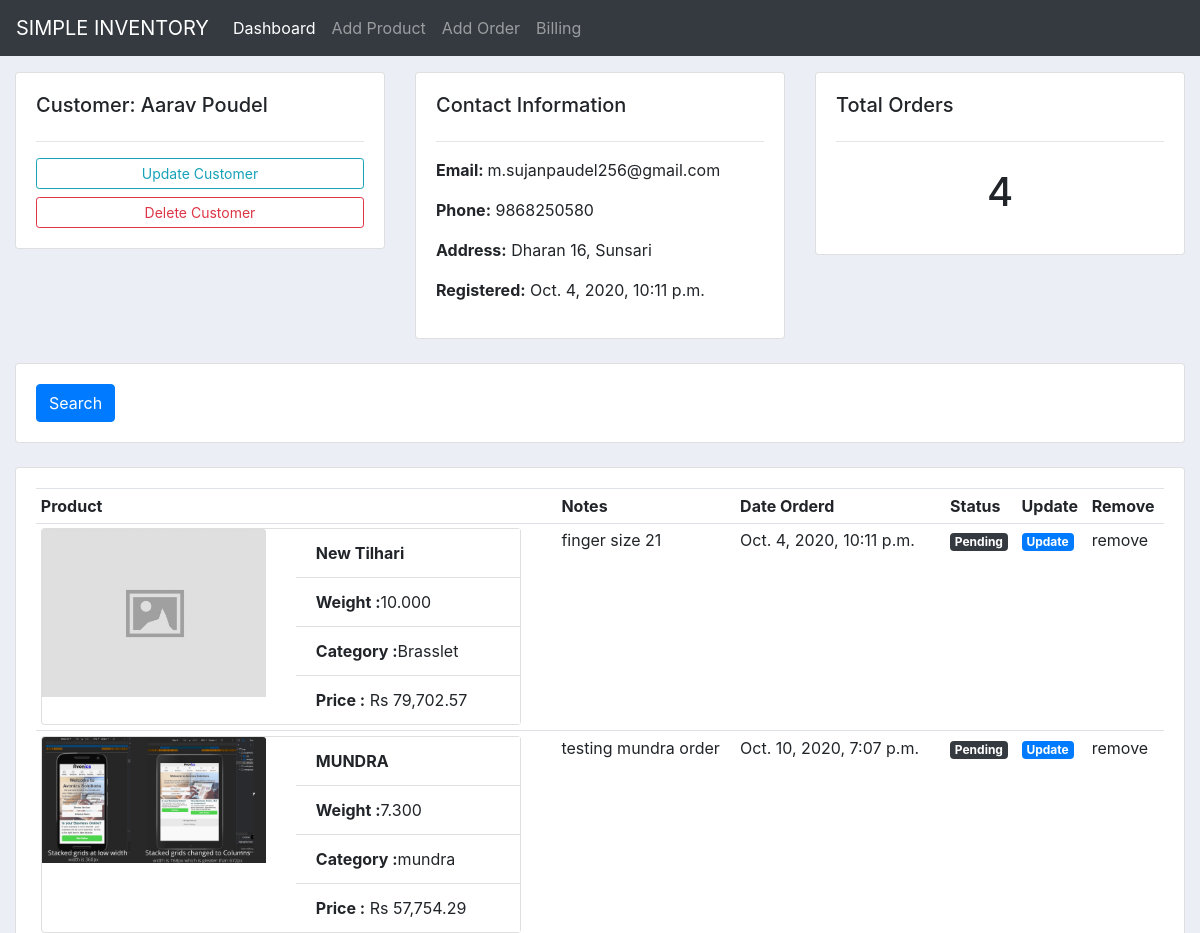
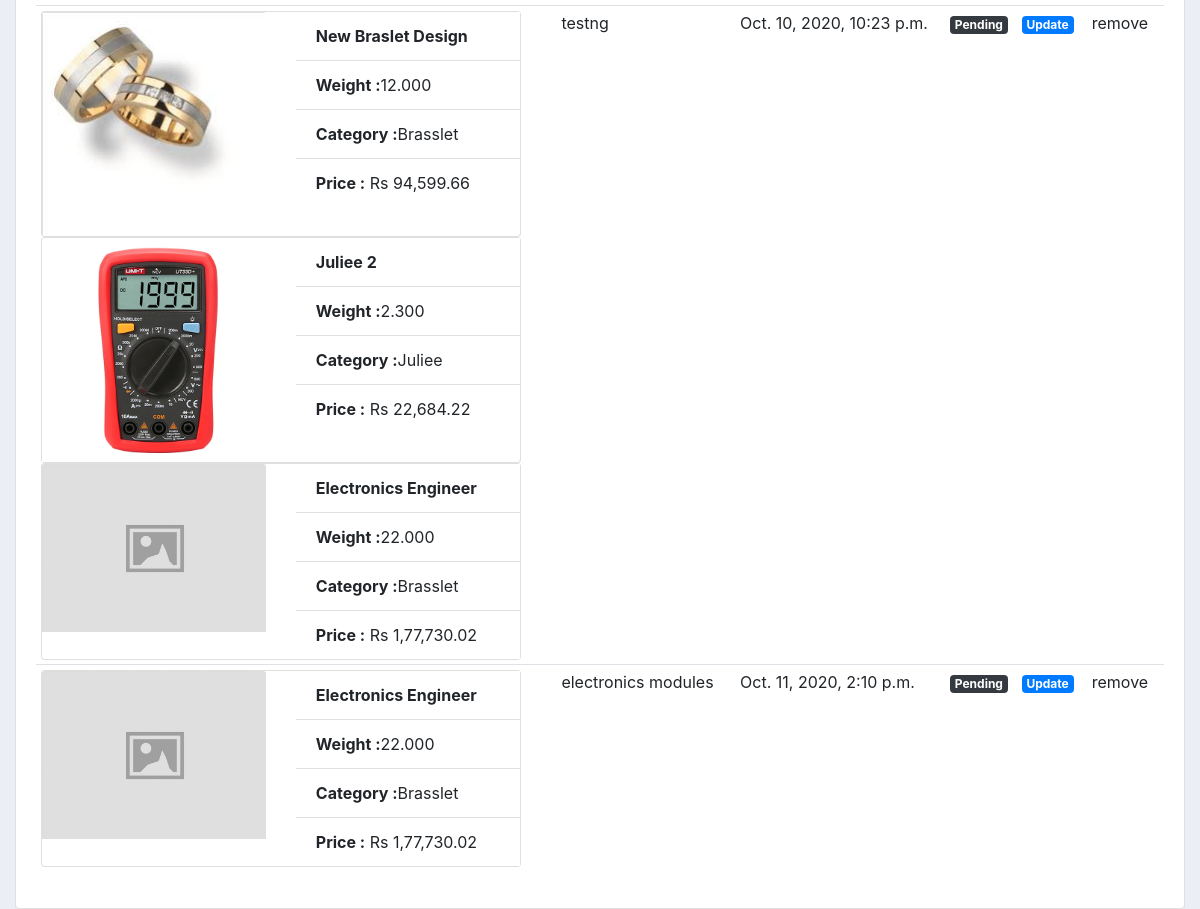
The page /customer/2 on the database its author committed (2 pictures, top to bottom).
### inventory/models.py (models this page shows, shortened)
class Customer(models.Model):
    name = models.CharField(max_length=50)
    address = models.CharField(max_length=100)
    mobile_no = models.CharField(max_length=10)
    email = models.EmailField()
    registered_on = models.DateTimeField(auto_now_add=True,blank=True)

class Product(models.Model):
    title = models.CharField(max_length=30)
    category = models.ForeignKey('ProductCategory',on_delete= models.CASCADE)
    type = models.ForeignKey('ProductType',on_delete = models.CASCADE)
    weight = models.DecimalField(max_digits=10,decimal_places=3 ,default=0) #weight in gram
    jarti = models.DecimalField(max_digits=10,decimal_places=3,default=0)
    vendor = models.ForeignKey('Vendor',on_delete=models.SET_NULL,null=True)
    image = models.ImageField(null=True,default='imageplaceholder.jpg')
    added = models.DateTimeField(auto_now_add=True,blank=True)
    def getprice(self):
        latest_price = ((self.weight + self.jarti)*self.type.price)/Decimal(11.66) + self.category.labor_charge
        return currencyInIndiaFormat(
            round(latest_price,ndigits=2)
            )
    getprice.short_description = 'Price'
    def getvendor(self):
        vendor = self.vendor
        return vendor
    getvendor.short_description = 'Vendor'

class ProductCategory(models.Model):
    category_name = models.CharField(max_length=30)
    labor_charge = models.DecimalField(max_digits=10,decimal_places=2)
    def __str__(self):
        return self.category_name + ' , '+ str(self.labor_charge)
    class Meta:
        verbose_name_plural = "Product Categories"

class ProductType(models.Model):
    type = models.CharField(max_length=30)
    price = models.DecimalField(max_digits=10,decimal_places=2, null=True)
    class Meta:
        verbose_name_plural = "Product Types"

class Order(models.Model):
  product = models.ManyToManyField(Product)
  customer = models.ForeignKey(Customer,on_delete=models.SET_NULL,null=True)
  date_ordered= models.DateTimeField(auto_now_add=True)
  order_status = models.CharField(choices=ORDER_STATUS_CHOICES,max_length=30,default='pending')
  notes = models.CharField(max_length=100)

### inventory/views.py (the view)
# urls.py: path('customer/<str:cust_id>', views.customer_view, name='customer'),
def customer_view(request,cust_id):
    customer = Customer.objects.get(pk=cust_id)
    order = customer.order_set.all()
    orderk = customer.order_set.all()
    for orderkk in orderk:
        print(orderkk.order_status)
        for order_items in orderkk.product.all():
            print(order_items.title)
            print(order_items.getprice())
    order_count = order.count()
    data = {
        'customer': customer,
        'order': order,
        'order_count':order_count
    }
    return render(request,'inventory/customer.html',data)

### inventory/models.py (called while the page is built)
def currencyInIndiaFormat(n):
  d =n
  if d.as_tuple().exponent < -2:
    s = str(n)
  else:
    s = '{0:.2f}'.format(n)
  l = len(s)
  i = l-1;
  res = ''
  flag = 0
  k = 0
  while i>=0:
    if flag==0:
      res = res + s[i]
      if s[i]=='.':
        flag = 1
    elif flag==1:
      k = k + 1
      res = res + s[i]
      if k==3 and i-1>=0:
        res = res + ','
        flag = 2
        k = 0
    else:
      k = k + 1
      res = res + s[i]
      if k==2 and i-1>=0:
        res = res + ','
        flag = 2
        k = 0
    i = i - 1
  return res[::-1]

### inventory/templates/inventory/customer.html (shortened to what this page needs)
{%extends 'inventory/base.html'%}
{% block content %}
<div class="container-fluid">
<div class="row">
	<div class="col-md">
		<div class="card card-body">
			<h5>Customer: {{customer.name}}</h5>
			<hr>
			<a class="btn btn-outline-info  btn-sm btn-block" href="">Update Customer</a>
			<a class="btn btn-outline-danger  btn-sm btn-block" href="">Delete Customer</a>
		</div>
	</div>
	<div class="col-md">
		<div class="card card-body">
			<h5>Contact Information</h5>
			<hr>
			<p><strong>Email: </strong>{{customer.email}}</p>
			<p><strong>Phone:</strong> {{customer.mobile_no}}</p>
			<p><strong>Address:</strong> {{customer.address}}</p>
			<p><strong>Registered:</strong> {{customer.registered_on}}</p>
		</div>
	</div>
	<div class="col-md">
		<div class="card card-body">
			<h5>Total Orders</h5>
			<hr>
			<h1 style="text-align: center;padding: 10px">{{order_count}}</h1>
		</div>
	</div>
</div>
<br>
<div class="row">
	<div class="col">
		<div class="card card-body">
			<form method="get">
		    <button class="btn btn-primary" type="submit">Search</button>
		  </form>
		</div>
	</div>
</div>
<br>
<div class="row">
	<div class="col-md">
		<div class="card card-body">
			<table class="table table-sm">
				<tr>
					<th>Product</th>
					<th>Notes</th>
					<th>Date Orderd</th>
					<th>Status</th>
					<th>Update</th>
					<th>Remove</th>
				</tr>
				{%for order in order%}
				<tr>
					<td>
							{%for orderitem in order.product.all%}
								<div class="card " style="width: 30em;">
									<div class="row">
										<div class="col">
											<img class="card-img-top" src="{{orderitem.image.url}}" alt="Card image cap">
										</div>
										<div class="col">
											  <ul class="list-group list-group-flush">
												<li class="list-group-item"><strong>
													{{orderitem.title}}
												</strong></li>
												<li class="list-group-item"><strong>Weight :</strong>{{orderitem.weight}}</li>
												<li class="list-group-item"><strong>Category :</strong>{{orderitem.category.category_name}}</li>
												<li class="list-group-item"><strong>Price :</strong> Rs {{orderitem.getprice}}</li>
											  </ul>
										</div>
									</div>
								  </div>
							{%endfor%}
					</td>
					<td>{{order.notes}}</td>
					<td>{{order.date_ordered}}</td>
					{%if order.order_status == "pending" %}
						<td>
							<span class="badge badge-dark">Pending</span>
						</td>
					{%endif%}
					<td><a href="{% url 'update_order' order.id %}">
						<span class="badge badge-primary">Update</span>
					</a>
					</td>
					<td>remove</td>
				</tr>
				{%endfor%}
			</table>
		</div>
	</div>
</div>
</div>
{%endblock content %}

### static/css/custom.css (style rules this page uses)
body { background-color: #ebeff5; margin:0; padding:0; }

### rows shown on the page
Customer: name "Aarav Poudel", email "m.sujanpaudel256@gmail.com", mobile_no "9868250580", address "Dharan 16, Sunsari", registered_on "Oct. 4, 2020, 10:11 p.m."
Order: notes "finger size 21", date_ordered "Oct. 4, 2020, 10:11 p.m.", order_status "Pending"
Product: image (placeholder picture), title "New Tilhari", weight "10.000", category.category_name "Brasslet", getprice "79,702.57"
Order: notes "testing mundra order", date_ordered "Oct. 10, 2020, 7:07 p.m.", order_status "Pending"
Product: image (picture), title "MUNDRA", weight "7.300", category.category_name "mundra", getprice "57,754.29"
Order: notes "testng", date_ordered "Oct. 10, 2020, 10:23 p.m.", order_status "Pending"
Product: image (picture), title "New Braslet Design", weight "12.000", category.category_name "Brasslet", getprice "94,599.66"
Product: image (picture), title "Juliee 2", weight "2.300", category.category_name "Juliee", getprice "22,684.22"
Product: image (placeholder picture), title "Electronics Engineer", weight "22.000", category.category_name "Brasslet", getprice "1,77,730.02"
Order: notes "electronics modules", date_ordered "Oct. 11, 2020, 2:10 p.m.", order_status "Pending"

### other values the page prints
{{ order_count }} "4"
